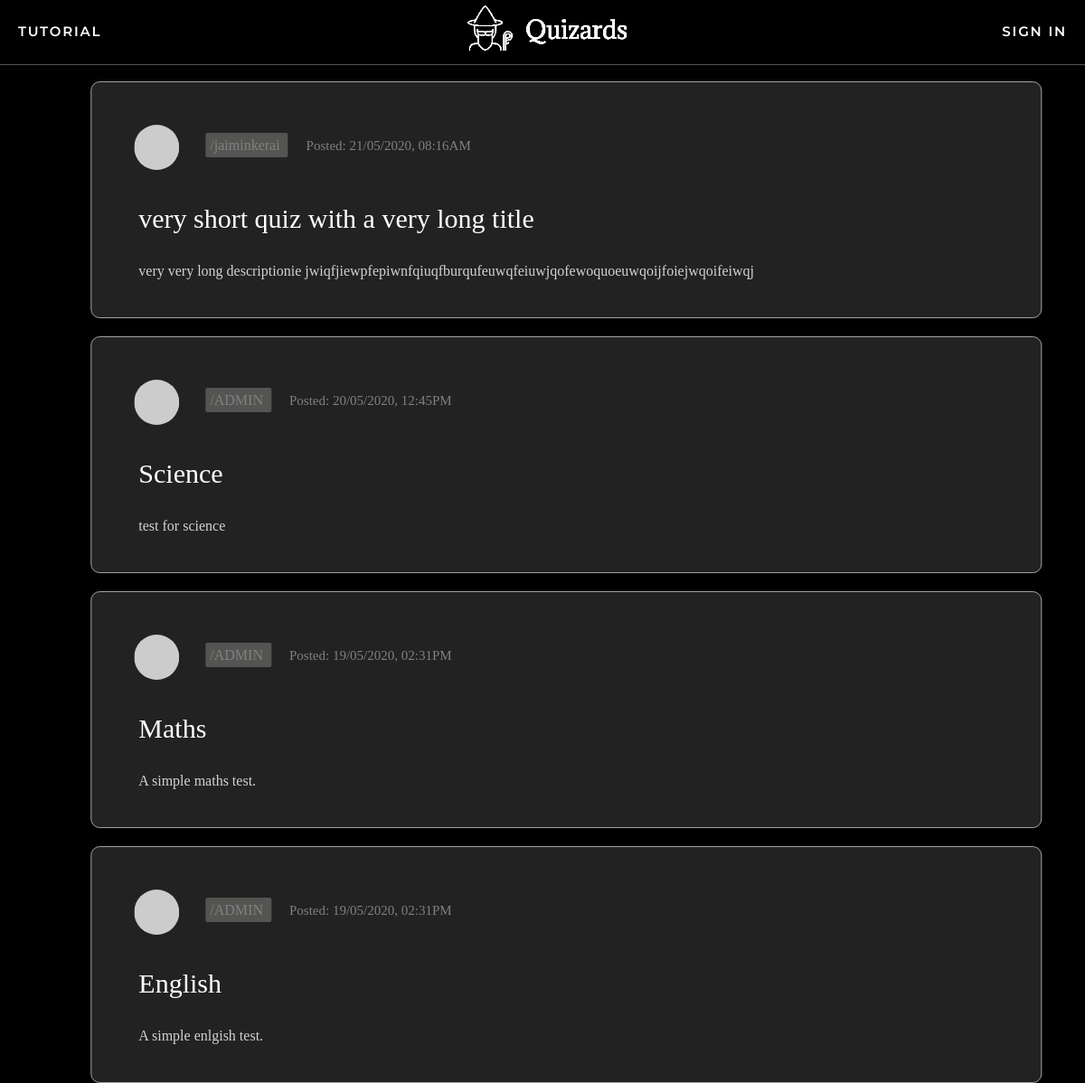
Screenshot of /quizzes with the database file from the repository.
### app/models.py (models this page shows, shortened)
class Quizzes(db.Model):
    id = db.Column(db.Integer, primary_key=True, autoincrement=True, unique=True)
    name = db.Column(db.String(64))
    description = db.Column(db.String(255))
    questions = db.relationship('Questions', backref='Quizzes', lazy='dynamic')
    mcquestion = db.relationship('multiChoice', backref='MCQuizzes', lazy='dynamic')
    longquestions = db.relationship('LongQuestions', backref='LongQuizzes', lazy='dynamic')
    author_id = db.Column(db.Integer, db.ForeignKey('user.id'))
    pub_date = db.Column(db.DateTime, index=True, default=datetime.utcnow)
    quizMarks = db.relationship('quizMarks', backref='quizMarks', lazy='dynamic')

class User(UserMixin, db.Model):
    id = db.Column(db.Integer, primary_key=True)
    username = db.Column(db.String(64), index=True, unique=True)
    email = db.Column(db.String(120), index=True, unique=True)
    password_hash = db.Column(db.String(128))
    posts = db.relationship('Post', backref='author', lazy='dynamic')
    authorOf = db.relationship('Quizzes', backref='author', lazy='dynamic')
    admin = db.Column(db.Boolean, unique=False, default=False)
    marksOf = db.relationship('quizMarks', backref='markOf', lazy='dynamic')
    longanswers = db.relationship('LongAnswers', backref='user', lazy='dynamic')
    def avatar(self, size):
        digest = md5(self.email.lower().encode('utf-8')).hexdigest()
        return 'https://www.gravatar.com/avatar/{}?d=identicon&s={}'.format(
            digest, size)
    about_me = db.Column(db.String(140))
    last_seen = db.Column(db.DateTime, default=datetime.utcnow)
    followed = db.relationship(
        'User', secondary=followers,
        primaryjoin=(followers.c.follower_id == id),
        secondaryjoin=(followers.c.followed_id == id),
        backref=db.backref('followers', lazy='dynamic'), lazy='dynamic')

### app/routes.py (the view)
@app.route('/quizzes')
def quizzes():
    page = request.args.get('page', 1, type=int)
    quizzes = Quizzes.query.order_by(Quizzes.pub_date.desc()).paginate(page, app.config['POSTS_PER_PAGE'], False)
    return render_template("quiz.html", title='Explore', quizzes=quizzes.items)

### app/routes.py (called while the page is built)
@app.before_request
def before_request():
    if current_user.is_authenticated:
        g.user = load_user(current_user.id)
        current_user.last_seen = datetime.utcnow()
        db.session.commit()

### app/templates/quiz.html
{% extends "base.html" %}
{% block content %}
{% for quiz in quizzes %}
    {% include 'quizdisplay.html' %}
{% endfor %}
{% endblock %}

### app/templates/quizdisplay.html (shortened to what this page needs)
<div class="row" onclick="location.href='{{ url_for('quizform', quizid=quiz.id,  quizname=quiz.name) }}';" style="cursor:pointer;">
        <table>
            <tr>
                <td colspan=100%;><img src="{{ quiz.author.avatar(36) }}" class="profile-pic">
                    <a href="{{ url_for('user', username=quiz.author.username) }}" class = "author">
                        /{{ quiz.author.username }}
                    </a><span class="date">Posted: {{ quiz.pub_date.strftime('%d/%m/%Y, %I:%M%p') }}</span>
                </td>
            </tr>
                        <td colspan=5><a href="{{ url_for('quizform', quizid=quiz.id, quizname=quiz.name) }}" class="quiz-name">
                            {{ quiz.name }} </a></td>
            <tr>
                <td colspan=5, class="desc">{{ quiz.description }}
                </td>
            </tr>
        </table>
</div>

### app/static/css/styles.css (style rules this page uses)
body { margin: 0; padding: 0; height: 100vh; font-family: Verdana; background-color: black; color: rgb(215, 218, 220); }
.row { position:relative; left: 50%; transform: translate(-47.5%, 0%); max-width: 1000px; width: 100%; background: #222222; padding: 25px; border-radius: 10px; margin-bottom: 20px; border: 1px solid #A5A4A4; }
.profile-pic { border-radius: 50%; padding: 5px; width:50px; margin-top:0px; vertical-align: middle; }
.author { margin: 20px; color: grey; padding: 5px; text-decoration: none; background-color: RGBA(84, 84, 82, 1); border-radius:2px; }
.quiz-name { text-decoration:none; color:white; padding:10px; border-radius:2px; margin-right:20px; font-size:30px; }
.desc { color: lightgrey; padding-left:25px; }
.date { font-size:15px; color: grey; padding-top:15px; }
.assessments th, td { padding: 15px; text-align: left; }

### rows the page displays
Quizzes: author.username "jaiminkerai", pub_date "21/05/2020, 08:16AM", name "very short quiz with a very long title", description "very very long descriptionie jwiqfjiewpfepiwnfqiuqfburqufeuwqfeiuwjqofewoquoeuwqoijfoiejwqoifeiwqj"
Quizzes: author.username "ADMIN", pub_date "20/05/2020, 12:45PM", name "Science", description "test for science"
Quizzes: author.username "ADMIN", pub_date "19/05/2020, 02:31PM", name "Maths", description "A simple maths test."
Quizzes: author.username "ADMIN", pub_date "19/05/2020, 02:31PM", name "English", description "A simple enlgish test."
